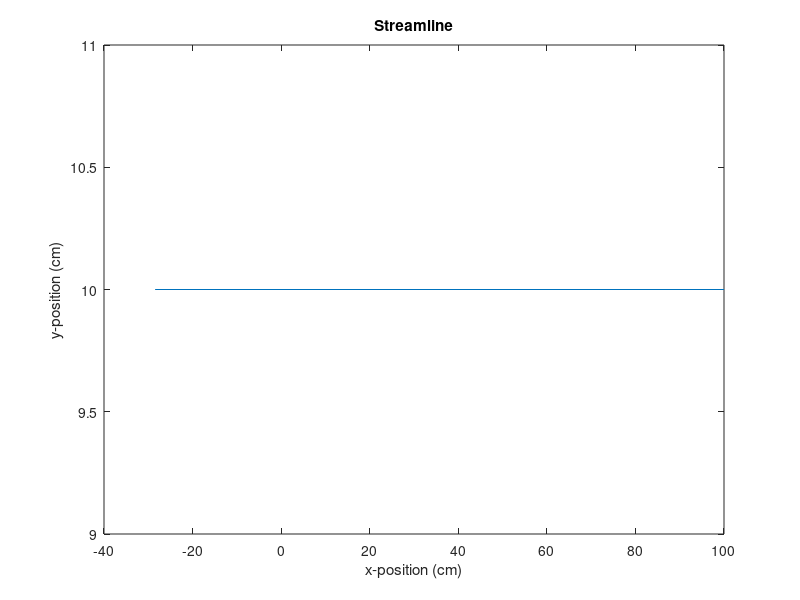

MATLAB code to generate this figure: (Note: this script raises an error after producing the figure.)
%% AERO 302 - Assignment 4 - Nolan Kulp

clc; close all; clear

%% SP

% 5
t = linspace(0,100,100)';

% Sx = (-10*exp(-t).*(10*sin(10.*t) - cos(10.*t))) / (101);
Sx = 100.*cos(10.*t).*exp(-t);
Sy = 0*t + 10;

figure(1)
plot(Sx,Sy)
xlabel("x-position (cm)")
ylabel("y-position (cm)")
title("Streamline")

% 6
Px = -10*exp(-10)*(cos(10*t) + 10*(sin(10*t)));
Py = 0*t + 10;

figure(2)
tl = tiledlayout(1,2);
title(tl,"Pathline")

nexttile;
plot(Px,Py)
xlabel("x-position (cm)")

ylabel("y-position (cm)")
title("Pathline, x vs. y")

nexttile;
plot(t,Px)
xlabel("time (s)")
ylabel("x-position (cm)")
title("Pathline, t vs. x")

figure(3)
plot3(t,Px,Py)
xlabel("time (s)")
ylabel("x-position (cm)")
zlabel("y-position (cm)")
title("Pathline, t vs. x vs. y")



